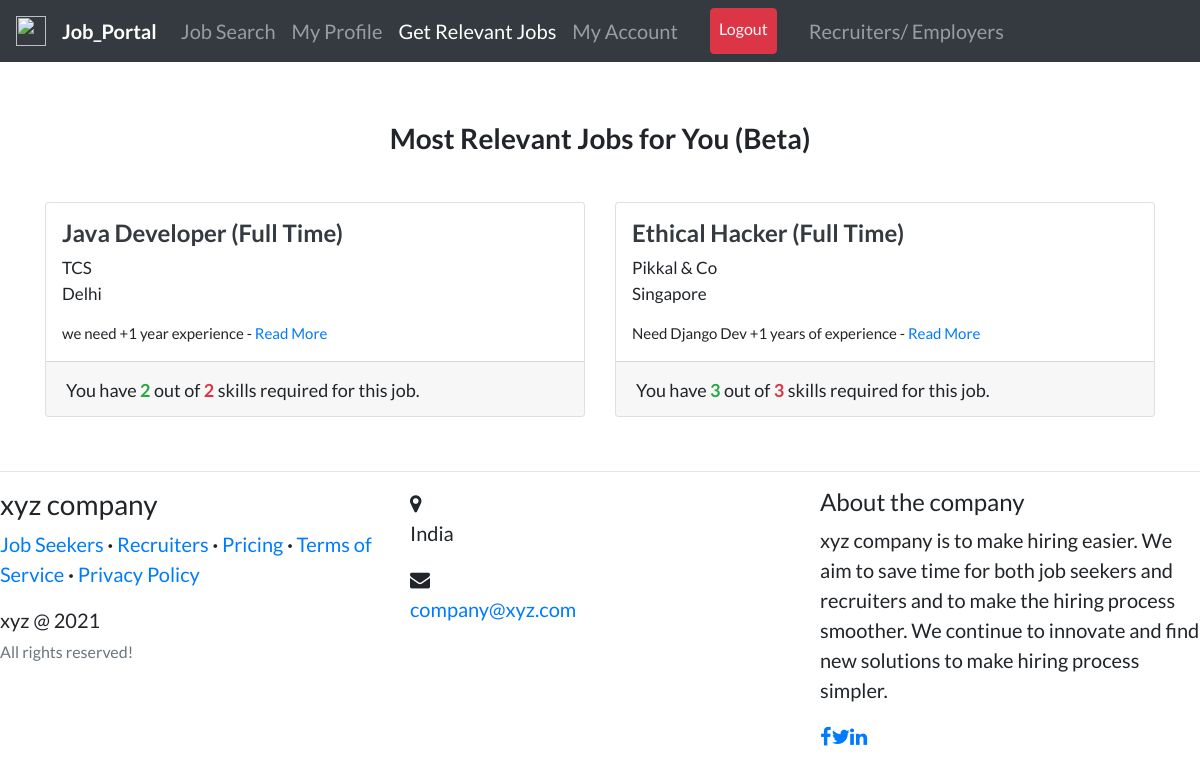
Screenshot of /relevant_jobs/ (signed in) with the database file from the repository.
### recruiters/models.py (models this page shows, shortened)
class Job(models.Model):
    recruiter = models.ForeignKey(
        User, related_name='jobs', on_delete=models.CASCADE)
    title = models.CharField(max_length=255)
    company = models.CharField(max_length=200)
    location = models.CharField(max_length=255)
    description = models.TextField()
    skills_req = models.CharField(max_length=200)
    job_type = models.CharField(
        max_length=30, choices=CHOICES, default='Full Time', null=True)
    link = models.URLField(null=True, blank=True)
    slug = AutoSlugField(populate_from='title', unique=True, null=True)
    date_posted = models.DateTimeField(default=timezone.now)

### candidates/views.py (the view)
# urls.py: path('relevant_jobs/', views.intelligent_search, name='intelligent-search'),
@login_required
def intelligent_search(request):
    relevant_jobs = []
    common = []
    job_skills = []
    user = request.user
    profile = Profile.objects.filter(user=user).first()
    my_skill_query = Skill.objects.filter(user=user)
    my_skills = []
    for i in my_skill_query:
        my_skills.append(i.skill.lower())
    if profile:
        jobs = Job.objects.filter(
            job_type=profile.looking_for).order_by('-date_posted')
    else:
        jobs = Job.objects.all()
    for job in jobs:
        skills = []
        sk = str(job.skills_req).split(",")
        for i in sk:
            skills.append(i.strip().lower())
        common_skills = list(set(my_skills) & set(skills))
        if (len(common_skills) != 0 and len(common_skills) >= len(skills)//2):
            relevant_jobs.append(job)
            common.append(len(common_skills))
            job_skills.append(len(skills))
    objects = zip(relevant_jobs, common, job_skills)
    objects = sorted(objects, key=lambda t: t[1]/t[2], reverse=True)
    objects = objects[:100]
    context = {
        'intel_page': "active",
        'jobs': objects,
        'counter': len(relevant_jobs),
    }
    return render(request, 'candidates/intelligent_search.html', context)

### candidates/templates/candidates/intelligent_search.html
{%extends "users/layout.html" %} {% load static %} {% block content %}
<br /><br />
<div>
<h3 class="text-center"><b>Most Relevant Jobs for You (Beta)</b></h3><br>
{%if counter %}
  <div class="row">
    {% for job,common, job_skill in jobs %}
    <div class="col-md-6">
      <div class="card card-signin my-2">
        <span class="ml-3 mt-3">
          <a href="{% url 'job-detail' job.slug %}"
            ><h4 class="text-dark">
              <b>{{job.title}} ({{job.job_type}})</b>
            </h4></a
          >
          <p style="font-size: 17px">{{job.company}}<br />{{job.location}}</p>
          <p style="font-size: 15px">
            {{job.description|truncatewords:30}} -
            <a href="{% url 'job-detail' job.slug %}">Read More</a>
          </p>
        </span>
        <div class="card-footer">
          <span style="font-size: 18px"
            >You have <b class="text-success">{{ common }} </b>out of <b class="text-danger">{{ job_skill }}</b> skills required for this job.</span
          >
        </div>
      </div>
    </div>
    {% endfor %}
  </div>
</div>
<br />
{% else %}
<p class="text-center">No relevant jobs for you now! Please check if your <a href="{% url 'my-profile' %}">profile</a> is complete.</p><br>
{% endif %}
</div>
{% endblock content %}

### users/templates/users/layout.html (style rules this page uses)
body { font-family: "Lato"; font-size: 20px; }

### rows the page displays
Job: title "Java Developer", job_type "Full Time", company "TCS", location "Delhi", description "we need +1 year experience", id "2"
Job: title "Ethical Hacker", job_type "Full Time", company "Pikkal & Co", location "Singapore", description "Need Django Dev +1 years of experience", recruiter "3"
